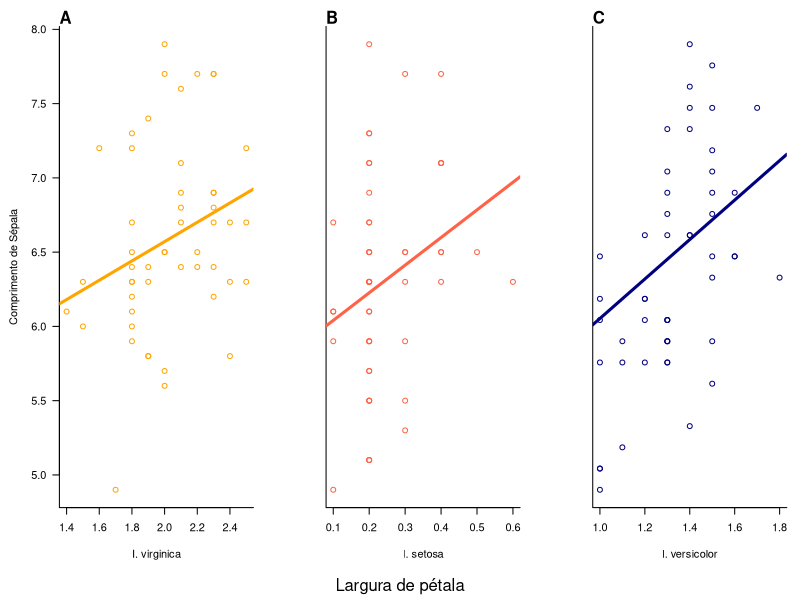

Reproduce this figure in R. (Note: this script raises an error after producing the figure.)
## ---- chunk 1
knitr::opts_chunk$set(echo = TRUE)
## ---- chunk 2
data(iris)
summary(iris)
## ---- chunk 3
#Fazendo os coeficientes de intercepto
seto <- lm(Sepal.Length ~ Petal.Width, data=iris[iris$Species=="setosa",])
virg <- lm(Sepal.Length ~ Petal.Width, data=iris[iris$Species=="virginica",])
vers <- lm(Sepal.Length ~ Petal.Width, data=iris[iris$Species=="versicolor",])
coefseto <- coef(seto)
coefvirg <- coef(virg)
coefvers <- coef(vers)

## ---- chunk 4
#Definindo o dispositivo gráfico numa pasta
png("figs/resultado08.png", res=300, width=2400, height=1200)
#Primeiro: colocando todos na mesma coluna e direcionando os gráficos
par(mfrow=c(1,3), bty='l', las=1,
    mar=c(7, 4.5, 2, 1))
#Plotando os gráficos
#Indexando os valores para apenas uma espécies (I. virginica)
plot(Sepal.Length ~ Petal.Width, data=iris[iris$Species=="virginica",],
     #Selecionando cor
     col="orange",
     #Definindo limites e rótulos
      ylab="Comprimento de Sépala", xlab="I. virginica")
#Adicionando os coeficientes
abline(a=coefvirg[1], b=coefvirg[2],
       col='orange', lwd=3)
mtext("A", 3, adj=0, font=2)

#Repetindo o processo de plotagem
plot(Sepal.Length ~ Petal.Width, data=iris[iris$Species=="setosa",],
     col="tomato",
     #Nos próximos plots, serão escondidos os rótulos do eixo Y
     xlab="I. setosa", yaxt='n', ylab = "")
abline(a=coefseto[1], b=coefseto[2],
       col='tomato', lwd=3)
mtext("B", 3, adj=0, font=2)
#Adicionando a legenda compartilhada no eixo X
mtext("Largura de pétala",side=1,outer=TRUE,padj=-1.5)

plot(Sepal.Length ~ Petal.Width, data=iris[iris$Species=="versicolor",],
                                col="navy",
                              xlab="I. versicolor", yaxt='n', ylab = "")
abline(a=coefseto[1], b=coefseto[2],
       col='navy', lwd=3)
mtext("C", 3, adj=0, font=2)
#Visualizando o gráfico
dev.off()
## ---- chunk 5
knitr::include_graphics("../Figs/resultado08.png")
